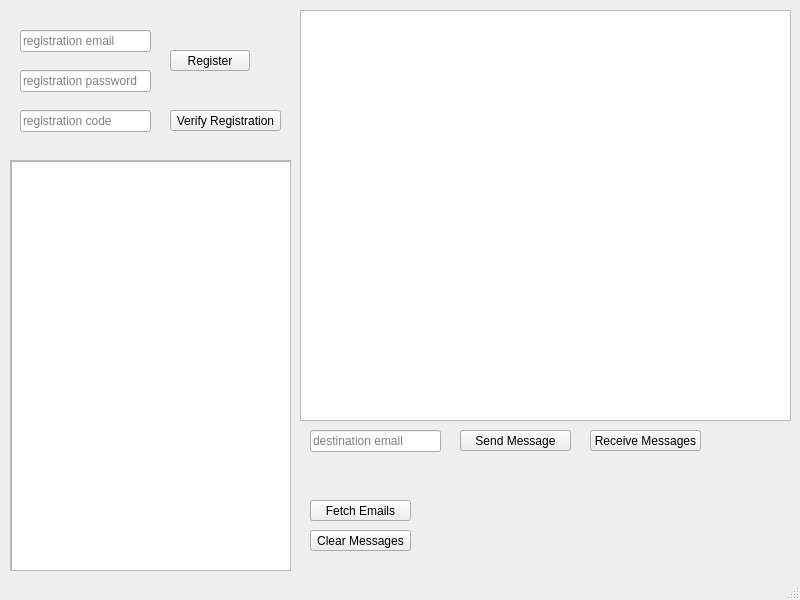
<?xml version="1.0" encoding="UTF-8"?>
<ui version="4.0">
 <class>main_window</class>
 <widget class="QMainWindow" name="main_window">
  <property name="geometry">
   <rect>
    <x>0</x>
    <y>0</y>
    <width>800</width>
    <height>600</height>
   </rect>
  </property>
  <property name="windowTitle">
   <string>SIGEMAIL</string>
  </property>
  <widget class="QWidget" name="centralwidget">
   <widget class="QLineEdit" name="register_email">
    <property name="geometry">
     <rect>
      <x>20</x>
      <y>30</y>
      <width>131</width>
      <height>22</height>
     </rect>
    </property>
    <property name="inputMask">
     <string/>
    </property>
    <property name="placeholderText">
     <string>registration email</string>
    </property>
   </widget>
   <widget class="QLineEdit" name="register_password">
    <property name="geometry">
     <rect>
      <x>20</x>
      <y>70</y>
      <width>131</width>
      <height>22</height>
     </rect>
    </property>
    <property name="inputMask">
     <string/>
    </property>
    <property name="text">
     <string/>
    </property>
    <property name="placeholderText">
     <string>registration password</string>
    </property>
   </widget>
   <widget class="QLineEdit" name="register_code">
    <property name="geometry">
     <rect>
      <x>20</x>
      <y>110</y>
      <width>131</width>
      <height>22</height>
     </rect>
    </property>
    <property name="inputMask">
     <string/>
    </property>
    <property name="text">
     <string/>
    </property>
    <property name="placeholderText">
     <string>registration code</string>
    </property>
   </widget>
   <widget class="QPushButton" name="register_btn">
    <property name="geometry">
     <rect>
      <x>170</x>
      <y>50</y>
      <width>80</width>
      <height>21</height>
     </rect>
    </property>
    <property name="text">
     <string>Register</string>
    </property>
   </widget>
   <widget class="QPushButton" name="verify_btn">
    <property name="geometry">
     <rect>
      <x>170</x>
      <y>110</y>
      <width>111</width>
      <height>21</height>
     </rect>
    </property>
    <property name="text">
     <string>Verify Registration</string>
    </property>
   </widget>
   <widget class="QPlainTextEdit" name="msg_contents">
    <property name="geometry">
     <rect>
      <x>300</x>
      <y>10</y>
      <width>491</width>
      <height>411</height>
     </rect>
    </property>
   </widget>
   <widget class="QLineEdit" name="send_dest">
    <property name="geometry">
     <rect>
      <x>310</x>
      <y>430</y>
      <width>131</width>
      <height>22</height>
     </rect>
    </property>
    <property name="inputMask">
     <string/>
    </property>
    <property name="text">
     <string/>
    </property>
    <property name="placeholderText">
     <string>destination email</string>
    </property>
   </widget>
   <widget class="QPushButton" name="send_btn">
    <property name="geometry">
     <rect>
      <x>460</x>
      <y>430</y>
      <width>111</width>
      <height>21</height>
     </rect>
    </property>
    <property name="text">
     <string>Send Message</string>
    </property>
   </widget>
   <widget class="QPushButton" name="recv_btn">
    <property name="geometry">
     <rect>
      <x>590</x>
      <y>430</y>
      <width>111</width>
      <height>21</height>
     </rect>
    </property>
    <property name="text">
     <string>Receive Messages</string>
    </property>
   </widget>
   <widget class="QScrollArea" name="scrollArea">
    <property name="geometry">
     <rect>
      <x>10</x>
      <y>160</y>
      <width>281</width>
      <height>411</height>
     </rect>
    </property>
    <property name="widgetResizable">
     <bool>true</bool>
    </property>
    <widget class="QWidget" name="scrollAreaWidgetContents">
     <property name="geometry">
      <rect>
       <x>0</x>
       <y>0</y>
       <width>279</width>
       <height>409</height>
      </rect>
     </property>
     <widget class="QListWidget" name="message_list">
      <property name="geometry">
       <rect>
        <x>0</x>
        <y>0</y>
        <width>281</width>
        <height>411</height>
       </rect>
      </property>
      <property name="frameShadow">
       <enum>QFrame::Sunken</enum>
      </property>
     </widget>
    </widget>
   </widget>
   <widget class="QPushButton" name="clear_messages">
    <property name="geometry">
     <rect>
      <x>310</x>
      <y>530</y>
      <width>101</width>
      <height>21</height>
     </rect>
    </property>
    <property name="text">
     <string>Clear Messages</string>
    </property>
   </widget>
   <widget class="QPushButton" name="fetch_email">
    <property name="geometry">
     <rect>
      <x>310</x>
      <y>500</y>
      <width>101</width>
      <height>21</height>
     </rect>
    </property>
    <property name="text">
     <string>Fetch Emails</string>
    </property>
   </widget>
  </widget>
  <widget class="QStatusBar" name="statusbar"/>
 </widget>
 <resources/>
 <connections/>
</ui>
